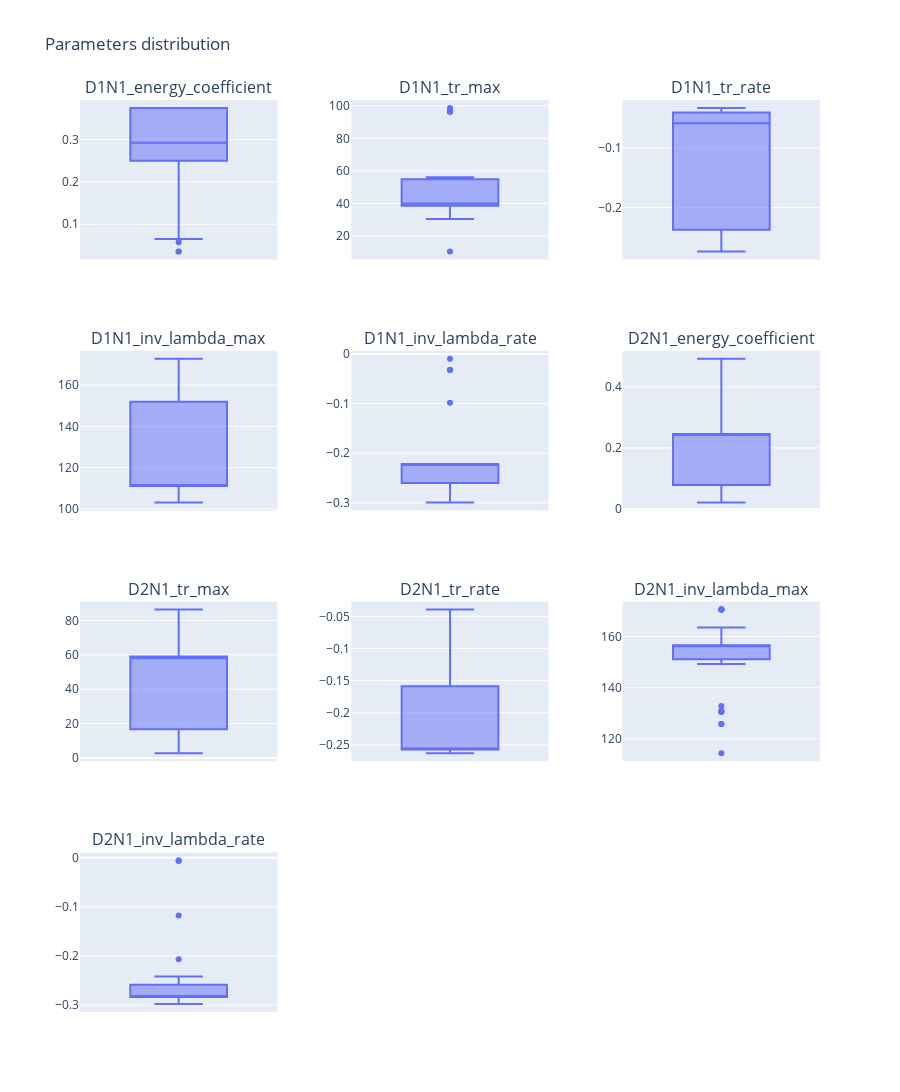

The cell this chart's notebook holds for it:
### Code cell
viewer.box_plot(3, nbest=1000)

### Figure 1 — Plotly figure (JSON) as saved in the notebook; plotly's stock layout.template omitted (floating-point values rounded to 4 significant figures)
{"data": [{"alignmentgroup": "True", "hovertemplate": "D1N1_energy_coefficient=%{y}<extra></extra>", "legendgroup": "", "marker": {"color": "#636efa"}, "name": "", "notched": false, "offsetgroup": "", "orientation": "v", "showlegend": false, "type": "box", "x0": " ", "xaxis": "x", "y": [0.2922, 0.2922, 0.2922, 0.2775, 0.3742, 0.3742, 0.3742, 0.3742, 0.3742, 0.3742, 0.3742, 0.3742, 0.3742, 0.3742, 0.3742, 0.3742, 0.3742, 0.3742, 0.3742, 0.2922, 0.3742, 0.3742, 0.2498, 0.2775, 0.2498, 0.2498, 0.2498, 0.2498, 0.2775, 0.2498, 0.0354, 0.0354, 0.2922, 0.3742, 0.05738, 0.2867, 0.06503, 0.2473, 0.3231], "y0": " ", "yaxis": "y"}, {"alignmentgroup": "True", "hovertemplate": "D1N1_tr_max=%{y}<extra></extra>", "legendgroup": "", "marker": {"color": "#636efa"}, "name": "", "notched": false, "offsetgroup": "", "orientation": "v", "showlegend": false, "type": "box", "x0": " ", "xaxis": "x2", "y": [53.18, 53.18, 53.18, 96.57, 38.66, 38.66, 38.66, 38.66, 30.54, 30.54, 30.54, 38.66, 38.66, 38.66, 38.66, 38.66, 38.66, 38.66, 38.66, 39.94, 38.66, 38.66, 47.41, 96.57, 96.57, 47.41, 47.41, 96.57, 47.41, 47.41, 55.41, 55.41, 53.18, 38.66, 96.5, 56.19, 98.68, 96.62, 10.42], "y0": " ", "yaxis": "y2"}, {"alignmentgroup": "True", "hovertemplate": "D1N1_tr_rate=%{y}<extra></extra>", "legendgroup": "", "marker": {"color": "#636efa"}, "name": "", "notched": false, "offsetgroup": "", "orientation": "v", "showlegend": false, "type": "box", "x0": " ", "xaxis": "x3", "y": [-0.05863, -0.05863, -0.05863, -0.2394, -0.04061, -0.04061, -0.04061, -0.04061, -0.04061, -0.04061, -0.04061, -0.04061, -0.04061, -0.04061, -0.04061, -0.05863, -0.05863, -0.05863, -0.05863, -0.05863, -0.05863, -0.05863, -0.2394, -0.2394, -0.2394, -0.2399, -0.2399, -0.2399, -0.2399, -0.2399, -0.03316, -0.03316, -0.09794, -0.09794, -0.2738, -0.2184, -0.2309, -0.06605, -0.09597], "y0": " ", "yaxis": "y3"}, {"alignmentgroup": "True", "hovertemplate": "D1N1_inv_lambda_max=%{y}<extra></extra>", "legendgroup": "", "marker": {"color": "#636efa"}, "name": "", "notched": false, "offsetgroup": "", "orientation": "v", "showlegend": false, "type": "box", "x0": " ", "xaxis": "x4", "y": [111.1, 111.1, 111.1, 111.1, 111.1, 111.1, 111.1, 111.1, 111.1, 111.1, 111.1, 111.1, 111.1, 111.1, 111.1, 111.1, 111.1, 111.1, 111.1, 111.1, 130.2, 172.1, 172.1, 172.1, 172.1, 172.1, 130.2, 130.2, 130.2, 130.2, 167.6, 167.6, 152.0, 152.0, 115.0, 129.5, 103.1, 163.5, 172.8], "y0": " ", "yaxis": "y4"}, {"alignmentgroup": "True", "hovertemplate": "D1N1_inv_lambda_rate=%{y}<extra></extra>", "legendgroup": "", "marker": {"color": "#636efa"}, "name": "", "notched": false, "offsetgroup": "", "orientation": "v", "showlegend": false, "type": "box", "x0": " ", "xaxis": "x5", "y": [-0.2218, -0.2218, -0.2218, -0.2218, -0.2218, -0.2218, -0.2218, -0.2218, -0.2218, -0.2218, -0.2218, -0.2218, -0.2218, -0.2218, -0.2218, -0.2218, -0.2218, -0.2218, -0.2218, -0.2218, -0.2928, -0.2556, -0.2556, -0.2556, -0.2556, -0.2556, -0.2928, -0.2928, -0.2928, -0.2928, -0.2612, -0.2612, -0.2945, -0.2945, -0.0328, -0.09826, -0.009441, -0.2992, -0.03163], "y0": " ", "yaxis": "y5"}, {"alignmentgroup": "True", "hovertemplate": "D2N1_energy_coefficient=%{y}<extra></extra>", "legendgroup": "", "marker": {"color": "#636efa"}, "name": "", "notched": false, "offsetgroup": "", "orientation": "v", "showlegend": false, "type": "box", "x0": " ", "xaxis": "x6", "y": [0.2454, 0.2454, 0.2454, 0.2454, 0.2454, 0.2454, 0.2454, 0.2454, 0.2454, 0.2454, 0.2454, 0.2454, 0.2454, 0.2454, 0.2454, 0.2454, 0.2454, 0.2454, 0.2454, 0.1233, 0.09599, 0.0784, 0.09599, 0.0784, 0.0784, 0.0784, 0.09599, 0.0784, 0.05972, 0.05972, 0.09599, 0.05972, 0.02155, 0.02155, 0.04593, 0.4916, 0.1422, 0.2216, 0.4379], "y0": " ", "yaxis": "y6"}, {"alignmentgroup": "True", "hovertemplate": "D2N1_tr_max=%{y}<extra></extra>", "legendgroup": "", "marker": {"color": "#636efa"}, "name": "", "notched": false, "offsetgroup": "", "orientation": "v", "showlegend": false, "type": "box", "x0": " ", "xaxis": "x7", "y": [58.03, 58.03, 58.03, 58.03, 58.03, 58.03, 58.03, 58.03, 59.14, 59.14, 59.14, 59.14, 59.14, 59.14, 59.14, 58.03, 58.03, 58.03, 59.14, 58.03, 9.085, 81.87, 9.085, 81.87, 4.737, 81.87, 9.085, 4.737, 81.87, 4.737, 9.085, 4.737, 2.724, 2.724, 74.05, 68.33, 86.41, 63.0, 39.71], "y0": " ", "yaxis": "y7"}, {"alignmentgroup": "True", "hovertemplate": "D2N1_tr_rate=%{y}<extra></extra>", "legendgroup": "", "marker": {"color": "#636efa"}, "name": "", "notched": false, "offsetgroup": "", "orientation": "v", "showlegend": false, "type": "box", "x0": " ", "xaxis": "x8", "y": [-0.2573, -0.2573, -0.2573, -0.2573, -0.2573, -0.2573, -0.2573, -0.2573, -0.2573, -0.2573, -0.2573, -0.2573, -0.2573, -0.2573, -0.2573, -0.2573, -0.2573, -0.2573, -0.2573, -0.2573, -0.2319, -0.05816, -0.2319, -0.05816, -0.1586, -0.05816, -0.2319, -0.1586, -0.05816, -0.1586, -0.2319, -0.1586, -0.06453, -0.06453, -0.1421, -0.1031, -0.1616, -0.2629, -0.03948], "y0": " ", "yaxis": "y8"}, {"alignmentgroup": "True", "hovertemplate": "D2N1_inv_lambda_max=%{y}<extra></extra>", "legendgroup": "", "marker": {"color": "#636efa"}, "name": "", "notched": false, "offsetgroup": "", "orientation": "v", "showlegend": false, "type": "box", "x0": " ", "xaxis": "x9", "y": [156.7, 156.7, 156.7, 156.7, 156.7, 156.7, 156.7, 156.7, 156.7, 156.7, 156.7, 156.7, 156.7, 156.7, 156.7, 156.7, 156.7, 156.7, 156.7, 156.7, 130.6, 130.6, 170.5, 130.6, 170.5, 170.5, 170.5, 170.5, 130.6, 170.5, 125.9, 125.9, 163.6, 163.6, 131.0, 132.8, 114.4, 162.5, 149.3], "y0": " ", "yaxis": "y9"}, {"alignmentgroup": "True", "hovertemplate": "D2N1_inv_lambda_rate=%{y}<extra></extra>", "legendgroup": "", "marker": {"color": "#636efa"}, "name": "", "notched": false, "offsetgroup": "", "orientation": "v", "showlegend": false, "type": "box", "x0": " ", "xaxis": "x10", "y": [-0.2836, -0.2836, -0.2836, -0.2836, -0.2836, -0.2836, -0.2836, -0.2836, -0.2836, -0.2836, -0.2836, -0.2836, -0.2836, -0.2836, -0.2836, -0.2836, -0.2836, -0.2836, -0.2836, -0.2836, -0.2539, -0.2539, -0.273, -0.2539, -0.273, -0.273, -0.273, -0.273, -0.2539, -0.273, -0.2757, -0.2757, -0.005541, -0.005541, -0.118, -0.2979, -0.2418, -0.006966, -0.2066], "y0": " ", "yaxis": "y10"}], "layout": {"annotations": [{"font": {"size": 16}, "showarrow": false, "text": "D1N1_energy_coefficient", "x": 0.1333, "xanchor": "center", "xref": "paper", "y": 1, "yanchor": "bottom", "yref": "paper"}, {"font": {"size": 16}, "showarrow": false, "text": "D1N1_tr_max", "x": 0.5, "xanchor": "center", "xref": "paper", "y": 1, "yanchor": "bottom", "yref": "paper"}, {"font": {"size": 16}, "showarrow": false, "text": "D1N1_tr_rate", "x": 0.8667, "xanchor": "center", "xref": "paper", "y": 1, "yanchor": "bottom", "yref": "paper"}, {"font": {"size": 16}, "showarrow": false, "text": "D1N1_inv_lambda_max", "x": 0.1333, "xanchor": "center", "xref": "paper", "y": 0.725, "yanchor": "bottom", "yref": "paper"}, {"font": {"size": 16}, "showarrow": false, "text": "D1N1_inv_lambda_rate", "x": 0.5, "xanchor": "center", "xref": "paper", "y": 0.725, "yanchor": "bottom", "yref": "paper"}, {"font": {"size": 16}, "showarrow": false, "text": "D2N1_energy_coefficient", "x": 0.8667, "xanchor": "center", "xref": "paper", "y": 0.725, "yanchor": "bottom", "yref": "paper"}, {"font": {"size": 16}, "showarrow": false, "text": "D2N1_tr_max", "x": 0.1333, "xanchor": "center", "xref": "paper", "y": 0.45, "yanchor": "bottom", "yref": "paper"}, {"font": {"size": 16}, "showarrow": false, "text": "D2N1_tr_rate", "x": 0.5, "xanchor": "center", "xref": "paper", "y": 0.45, "yanchor": "bottom", "yref": "paper"}, {"font": {"size": 16}, "showarrow": false, "text": "D2N1_inv_lambda_max", "x": 0.8667, "xanchor": "center", "xref": "paper", "y": 0.45, "yanchor": "bottom", "yref": "paper"}, {"font": {"size": 16}, "showarrow": false, "text": "D2N1_inv_lambda_rate", "x": 0.1333, "xanchor": "center", "xref": "paper", "y": 0.175, "yanchor": "bottom", "yref": "paper"}], "height": 1200, "title": {"text": "Parameters distribution"}, "width": 900, "xaxis": {"anchor": "y", "domain": [0, 0.2667]}, "xaxis10": {"anchor": "y10", "domain": [0, 0.2667]}, "xaxis11": {"anchor": "y11", "domain": [0.3667, 0.6333]}, "xaxis12": {"anchor": "y12", "domain": [0.7333, 1]}, "xaxis2": {"anchor": "y2", "domain": [0.3667, 0.6333]}, "xaxis3": {"anchor": "y3", "domain": [0.7333, 1]}, "xaxis4": {"anchor": "y4", "domain": [0, 0.2667]}, "xaxis5": {"anchor": "y5", "domain": [0.3667, 0.6333]}, "xaxis6": {"anchor": "y6", "domain": [0.7333, 1]}, "xaxis7": {"anchor": "y7", "domain": [0, 0.2667]}, "xaxis8": {"anchor": "y8", "domain": [0.3667, 0.6333]}, "xaxis9": {"anchor": "y9", "domain": [0.7333, 1]}, "yaxis": {"anchor": "x", "domain": [0.825, 1]}, "yaxis10": {"anchor": "x10", "domain": [0, 0.175]}, "yaxis11": {"anchor": "x11", "domain": [0, 0.175]}, "yaxis12": {"anchor": "x12", "domain": [0, 0.175]}, "yaxis2": {"anchor": "x2", "domain": [0.825, 1]}, "yaxis3": {"anchor": "x3", "domain": [0.825, 1]}, "yaxis4": {"anchor": "x4", "domain": [0.55, 0.725]}, "yaxis5": {"anchor": "x5", "domain": [0.55, 0.725]}, "yaxis6": {"anchor": "x6", "domain": [0.55, 0.725]}, "yaxis7": {"anchor": "x7", "domain": [0.275, 0.45]}, "yaxis8": {"anchor": "x8", "domain": [0.275, 0.45]}, "yaxis9": {"anchor": "x9", "domain": [0.275, 0.45]}}}
